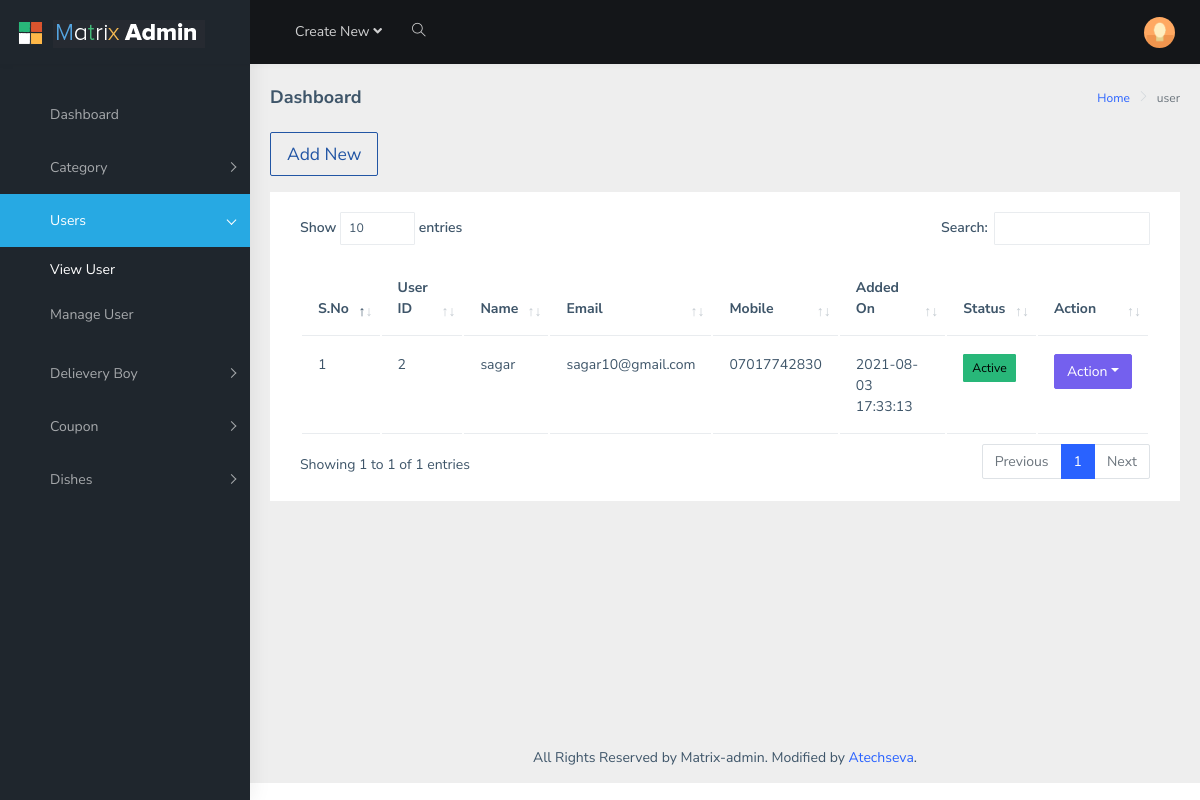
Page /admin/user.php (signed in) on the committed database.
### tables this page shows
CREATE TABLE IF NOT EXISTS `user` (
  `user_id` int(11) NOT NULL AUTO_INCREMENT,
  `name` varchar(255) NOT NULL,
  `email` varchar(255) NOT NULL,
  `mobile` varchar(15) NOT NULL,
  `password` varchar(255) NOT NULL,
  `status` int(11) NOT NULL,
  `added_on` datetime NOT NULL,
  PRIMARY KEY (`user_id`)
);

### admin/user.php (the view, shortened to what this page needs)
<?php require("includes/top.php"); ?>
<?php
$i = 1;
$query = "SELECT * FROM user ";
$con = mysqli_query($conn, $query);
?>
<?php include('includes/header.php'); ?>
<?php include('includes/sidebar.php'); ?>
<div class="page-wrapper">
    <div class="page-breadcrumb">
        <div class="row">
            <div class="col-12 d-flex no-block align-items-center">
                <h4 class="page-title">Dashboard</h4>
                <div class="ms-auto text-end">
                    <nav aria-label="breadcrumb">
                        <ol class="breadcrumb">
                            <li class="breadcrumb-item"><a href="#">Home</a></li>
                            <li class="breadcrumb-item active" aria-current="page">user</li>
                        </ol>
                    </nav>
                </div>
            </div>
        </div>
    </div>
    <div class="container-fluid">
        <a href="manage-user.php"><button type="button" class="btn btn-lg btn-outline-info mb-3" id="ts-info">Add New</button></a>
        <div class="card">
            <div class="card-body table-responsive">
                <table class="table" id="zero_config">
                    <thead>
                        <tr>
                            <th> <strong>S.No</strong></th>
                            <th> <strong>User ID</strong></th>
                            <th> <strong>Name</strong></th>
                            <th> <strong>Email</strong></th>
                            <th> <strong>Mobile</strong></th>
                            <th> <strong>Added On</strong></th>
                            <th> <strong>Status</strong></th>
                            <th> <strong>Action</strong></th>
                        </tr>
                    </thead>
                    <?php
                    while ($row = mysqli_fetch_array($con)) {
                        $user_id = $row['user_id'];
                        $name = $row['name'];
                        $email = $row['email'];
                        $mobile = $row['mobile'];
                        $date = $row['added_on'];
                        $status = $row['status'];
                    ?>
                        <tr>
                            <td><?php echo $i++; ?></td>
                            <td><?php echo $user_id; ?></td>
                            <td><?php echo $name; ?></td>
                            <td><?php echo $email; ?></td>
                            <td><?php echo $mobile; ?></td>
                            <td>
                                <?php
                                echo $date;
                                ?></td>
                            <td>
                                <?php if ($status == 0) { ?>
                                    <a href="?action=deactive&user_id=<?php echo $user_id; ?>" class="btn btn-dark btn-sm" title="Click to active" data-toggle="tooltip">
                                        Deactive</a>
                                    </a>
                                <?php } else { ?>
                                    <a href="?action=active&user_id=<?php echo $user_id; ?>" class="btn btn-success btn-sm" title="Click to Deactive" data-toggle="tooltip">
                                        Active</a>
                                <?php } ?>
                            </td>
                            <td>
                                <div class="btn-group">
                                    <button type="button" class="btn btn-primary dropdown-toggle" data-bs-toggle="dropdown" aria-haspopup="true" aria-expanded="false">Action</button>
                                </div>
                            </td>
                        </tr>
                    <?php } ?>
                </table>
            </div>
        </div>
    </div>
    <?php include('includes/footer.php'); ?>

### admin/css/datatable.css (style rules this page uses)
table.dataTable { clear: both; margin-top: 6px !important; margin-bottom: 6px !important; max-width: none !important; border-collapse: separate !important; }
table.dataTable td, table.dataTable th { -webkit-box-sizing: content-box; box-sizing: content-box; }
table.dataTable thead > tr > th.sorting_asc, table.dataTable thead > tr > th.sorting_desc, table.dataTable thead > tr > th.sorting, table.dataTable thead > tr > td.sorting_asc, table.dataTable thead > tr > td.sorting_desc, table.dataTable thead > tr > td.sorting { padding-right: 30px; }
table.dataTable thead .sorting, table.dataTable thead .sorting_asc, table.dataTable thead .sorting_desc, table.dataTable thead .sorting_asc_disabled, table.dataTable thead .sorting_desc_disabled { cursor: pointer; position: relative; }
table.dataTable thead .sorting:before, table.dataTable thead .sorting:after, table.dataTable thead .sorting_asc:before, table.dataTable thead .sorting_asc:after, table.dataTable thead .sorting_desc:before, table.dataTable thead .sorting_desc:after, table.dataTable thead .sorting_asc_disabled:before, table.dataTable thead .sorting_asc_disabled:after, table.dataTable thead .sorting_desc_disabled:before, table.dataTable thead .sorting_desc_disabled:after { position: absolute; bottom: 0.9em; display: block; opacity: 0.3; }
table.dataTable thead .sorting:before, table.dataTable thead .sorting_asc:before, table.dataTable thead .sorting_desc:before, table.dataTable thead .sorting_asc_disabled:before, table.dataTable thead .sorting_desc_disabled:before { right: 1em; content: "\2191"; }
table.dataTable thead .sorting:after, table.dataTable thead .sorting_asc:after, table.dataTable thead .sorting_desc:after, table.dataTable thead .sorting_asc_disabled:after, table.dataTable thead .sorting_desc_disabled:after { right: 0.5em; content: "\2193"; }
table.dataTable thead .sorting_asc:before, table.dataTable thead .sorting_desc:after { opacity: 1; }

### rows in the picture
user: user_id "2", name "sagar", email "sagar10@gmail.com", mobile "07017742830", added_on "2021-08-03 17:33:13"
